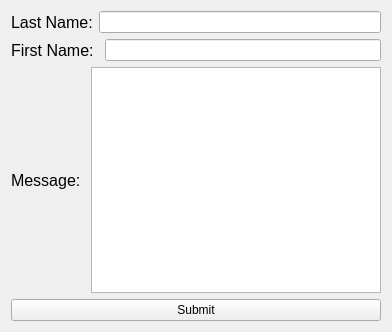
<?xml version="1.0" encoding="UTF-8"?>
<ui version="4.0">
 <class>Widget</class>
 <widget class="QWidget" name="Widget">
  <property name="geometry">
   <rect>
    <x>0</x>
    <y>0</y>
    <width>392</width>
    <height>332</height>
   </rect>
  </property>
  <property name="windowTitle">
   <string>Widget</string>
  </property>
  <layout class="QVBoxLayout" name="verticalLayout">
   <item>
    <layout class="QHBoxLayout" name="horizontalLayout">
     <item>
      <widget class="QLabel" name="label">
       <property name="font">
        <font>
         <pointsize>12</pointsize>
        </font>
       </property>
       <property name="text">
        <string>Last Name:</string>
       </property>
      </widget>
     </item>
     <item>
      <widget class="QLineEdit" name="TextEditLastName"/>
     </item>
    </layout>
   </item>
   <item>
    <layout class="QHBoxLayout" name="horizontalLayout_2">
     <item>
      <widget class="QLabel" name="label_2">
       <property name="font">
        <font>
         <pointsize>12</pointsize>
        </font>
       </property>
       <property name="text">
        <string>First Name: </string>
       </property>
      </widget>
     </item>
     <item>
      <widget class="QLineEdit" name="TextEditFirstName"/>
     </item>
    </layout>
   </item>
   <item>
    <layout class="QHBoxLayout" name="horizontalLayout_3">
     <item>
      <widget class="QLabel" name="label_3">
       <property name="font">
        <font>
         <pointsize>12</pointsize>
        </font>
       </property>
       <property name="text">
        <string>Message: </string>
       </property>
      </widget>
     </item>
     <item>
      <widget class="QTextEdit" name="TextEditMessage"/>
     </item>
    </layout>
   </item>
   <item>
    <widget class="QPushButton" name="ButtonSubmit">
     <property name="text">
      <string>Submit</string>
     </property>
    </widget>
   </item>
  </layout>
 </widget>
 <resources/>
 <connections/>
</ui>
